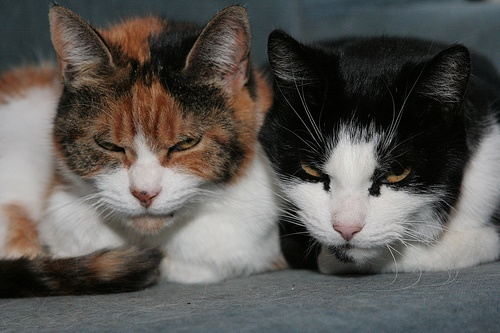
%> input picture Image/002760.jpg, 500 x 333 px
$ octave demo.m   (GNU Octave 9; MATLAB toolbox functions it lacks are replaced by stand-ins)
%> lines starting %> are read from the running program, lines starting %| are printed output that depends on the picture
### src/ccn.m
function [CCN] = ccn(CS0, i)
    yolo_weights = load('yolo_2200.txt');

    for K_N = i:i
        rgb = 0;
        kernel = zeros(3,3);
        for kernel_line = 1:3
            for kernel_row = 1:3
                turn_weights = (K_N-1)*27+rgb*9+kernel_line*3-3+kernel_row;
                kernel(kernel_line ,kernel_row) = yolo_weights(turn_weights);
            end
        end
    end
    k_rate = (14)^2/CS0;  % CS0 = ceil(256*CR)
    fin(1,1) = 1;
    % fin返回抽样数据的坐标
    for res = 1:(CS0-1)
        fin(res+1,1) = 1+round(k_rate*res);
    end
    % mat_trans()是将核矢量化
    CCN = mat_trans(kernel,16);
    CCN = CCN(fin,:);
end

### demo.m

clear
close all;
clc

addpath('src','Image','main');


Image = imread('002760.jpg');
%> Image is the input picture: size 333x500x3 uint8; mean R, G, B 90.4, 87.7, 84.2
Image = imresize(Image, [512, 512]);
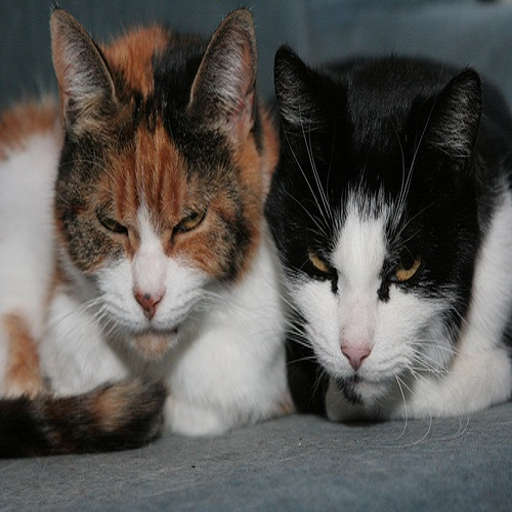
%> Image: size 512x512x3 uint8; mean R, G, B 90.4, 87.7, 84.2


%%%%%%%%%%%%%  Setting
CR = 0.33;                     %compression rate
[I_line,I_row] = size(Image(:,:,1));
%> I_line = 512; I_row = 512
CR_line = ceil(256 * CR);


%%%%%%%%%%%%%  Build compress matrix
CCN = ccn(CR_line, 1);
%> the run ends on the next line

$ run again, with Image/105025.jpg copied over Image/002760.jpg
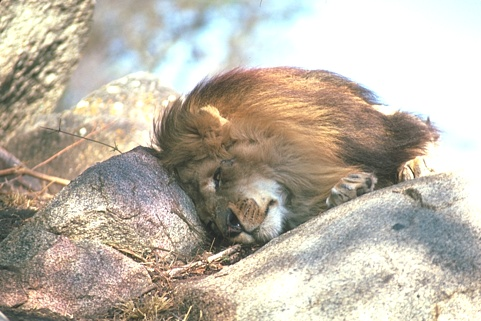
%> input picture Image/105025.jpg, 481 x 321 px
%> Image is the input picture: size 321x481x3 uint8; mean R, G, B 189.9, 181.7, 168.1
%> `Image = imresize(Image, [512, 512]);`:
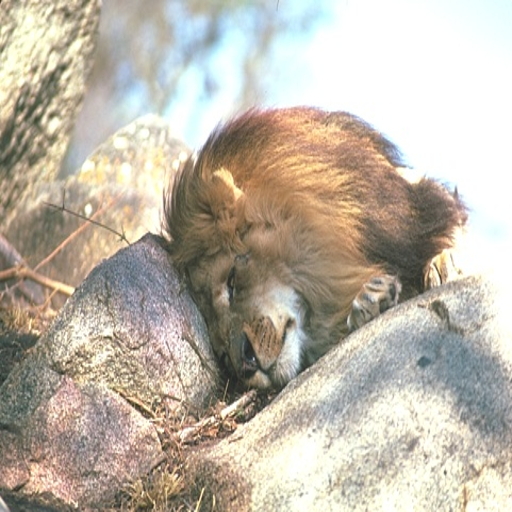
%> Image: size 512x512x3 uint8; mean R, G, B 189.9, 181.7, 168.1
%> I_line = 512

$ run again, with Image/bird.jpg copied over Image/002760.jpg
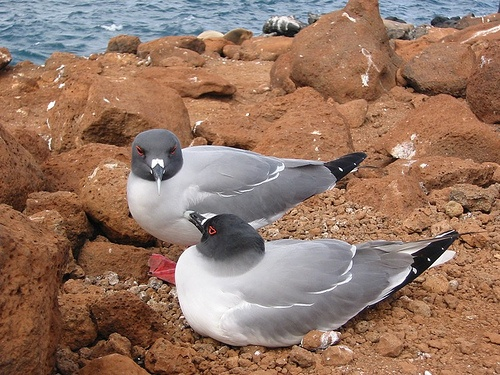
%> input picture Image/bird.jpg, 500 x 375 px
%> Image is the input picture: size 375x500x3 uint8; mean R, G, B 149, 117.1, 99.6
%> `Image = imresize(Image, [512, 512]);`:
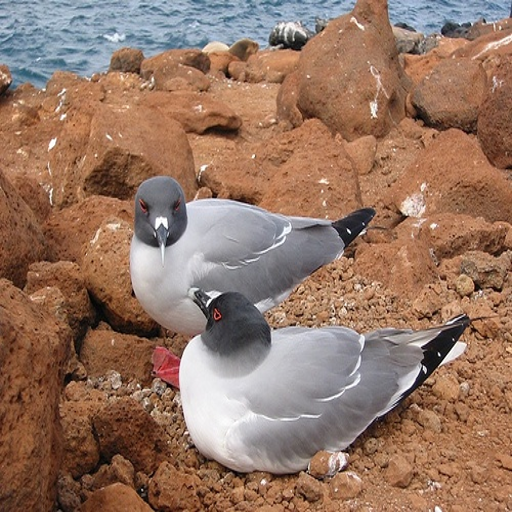
%> Image: size 512x512x3 uint8; mean R, G, B 149, 117.1, 99.6
%> I_line = 512

$ run again, with Image/Monarch.tif saved as Image/002760.jpg
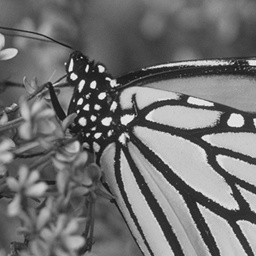
%> input picture Image/Monarch.tif, 256 x 256 px
%> Image is the input picture: size 256x256 uint8; min 13, max 245, mean 112.9
%> `Image = imresize(Image, [512, 512]);`:
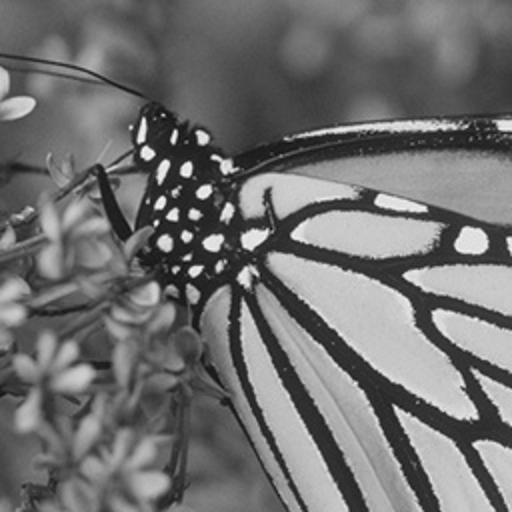
%> Image: size 512x512 uint8; min 12, max 250, mean 112.9
%> I_line = 512
